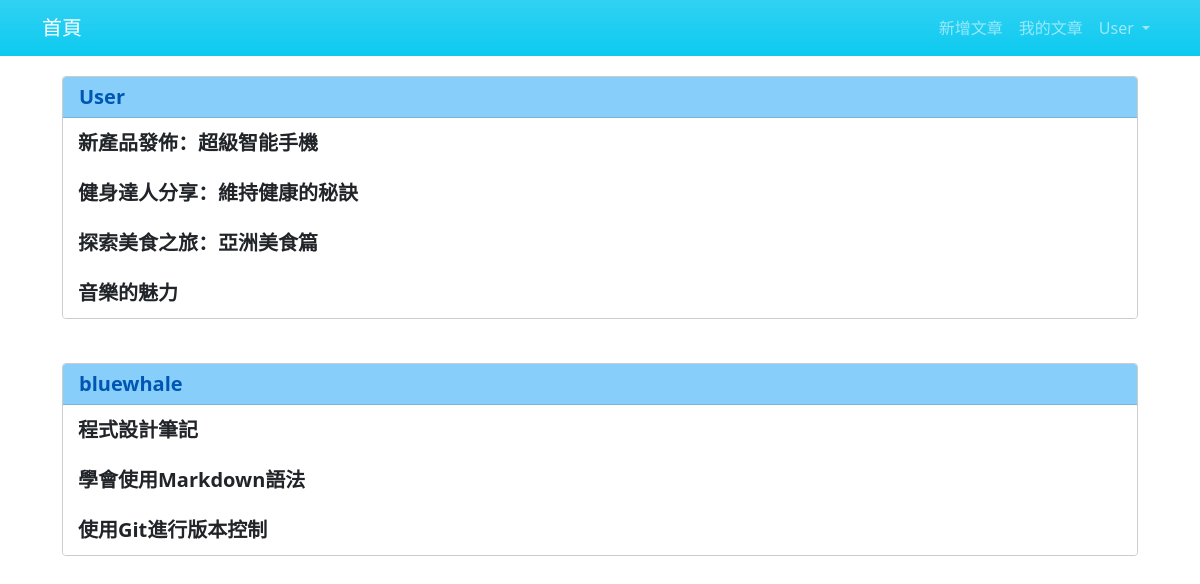
The app's page /article/article-main/ (signed in) with its own data.
### article/models.py (models this page shows, shortened)
class ArticlePost(models.Model):
    author = models.ForeignKey(User, on_delete=models.CASCADE)
    title = models.CharField(max_length=100)
    body = models.TextField()
    created = models.DateTimeField(default=timezone.now)
    total_views = models.PositiveIntegerField(default=0)
    class Meta:
        ordering = ('-created',)

### article/views.py (the view)
# urls.py: path('article-main/', views.article_main, name='article_main'),
def article_main(request):
    articles = ArticlePost.objects.all().order_by('author__username')
    context = {'articles': articles}
    return render(request, 'article/main.html', context)

### templates/article/main.html (shortened to what this page needs)
{% extends "base.html" %}
{% load static %}
{% block content %}
<div class="container">
    <div class="row">
        {% regroup articles by author.username as author_list %}
        {% for author in author_list %}
        <div class="col-md-12">
            <div class="card mb-4">
                <div class="card-header">
                    <h5 class="card-title">{{ author.grouper }}</h5>
                </div>
                <ul class="list-group">
                    {% for article in author.list %}
                    <a href="{% url 'article:article_detail' article.id %}" class="card-title">
                        <li class="list-group-item">
                            <div>
                                {{ article.title }}
                            </div>
                        </li>
                    </a>
                    {% endfor %}
                </ul>
            </div>
        </div>
        {% endfor %}
    </div>
</div>
{% endblock content %}

### templates/header.html (shortened to what this page needs)
<nav class="navbar navbar-expand navbar-dark bg-info bg-gradient navbar-bluewhale">
    <div class="container">
        <a class="navbar-brand" href="{% url 'article:article_main' %}">首頁</a>
        <div>
            <ul class="navbar-nav me-auto">
                {% if user.is_authenticated %}
                <li class="nav-item">
                    <a class="nav-link" href="{% url 'article:article_create' %}">
                        新增文章
                    </a>
                </li>
                <li class="nav-item">
                    <a class="nav-link" href="{% url 'article:article_list' %}">
                        我的文章
                    </a>
                </li>
                <li class="nav-item dropdown">
                    <a class="nav-link dropdown-toggle" href="#" role="button" data-bs-toggle="dropdown"
                        aria-expanded="false">
                        {{ user.username }}
                    </a>
                </li>
                {% else %}
                <li class="nav-item">
                    <a class="nav-link" href="{% url 'userprofile:login' %}">
                        登入
                    </a>
                </li>
                {% endif %}
            </ul>
        </div>
    </div>
</nav>

### static/style.css (style rules this page uses)
.card { position: relative; border: 1px solid #ccc; border-radius: 4px; overflow: hidden; transition: transform 0.3s ease; cursor: pointer; margin:20px; background-color: #eaf4f9; }
.card:before { position: absolute; top: 0; left: 0; width: 100%; height: 100%; background-color: lightskyblue; opacity: 0; transition: opacity 0.3s ease; }
.card-header { position: relative; background-color: lightskyblue; color: #fff; }
.card-title { font-size: 20px; font-weight: bold; color: #0056b3; transition: color 0.3s ease; text-decoration: none; margin-bottom: 0; }
.list-group-item { display: flex; justify-content: space-between; align-items: center; padding: 10px 15px; transition: background-color 0.3s ease; cursor: pointer; border: none; }

### records on screen
ArticlePost: title "新產品發佈：超級智能手機"
ArticlePost: title "健身達人分享：維持健康的秘訣"
ArticlePost: title "探索美食之旅：亞洲美食篇"
ArticlePost: title "音樂的魅力"
ArticlePost: title "程式設計筆記"
ArticlePost: title "學會使用Markdown語法"
ArticlePost: title "使用Git進行版本控制"

### other values on screen
{{ user.username }} "User"
{{ author.grouper }} "User" "bluewhale"
